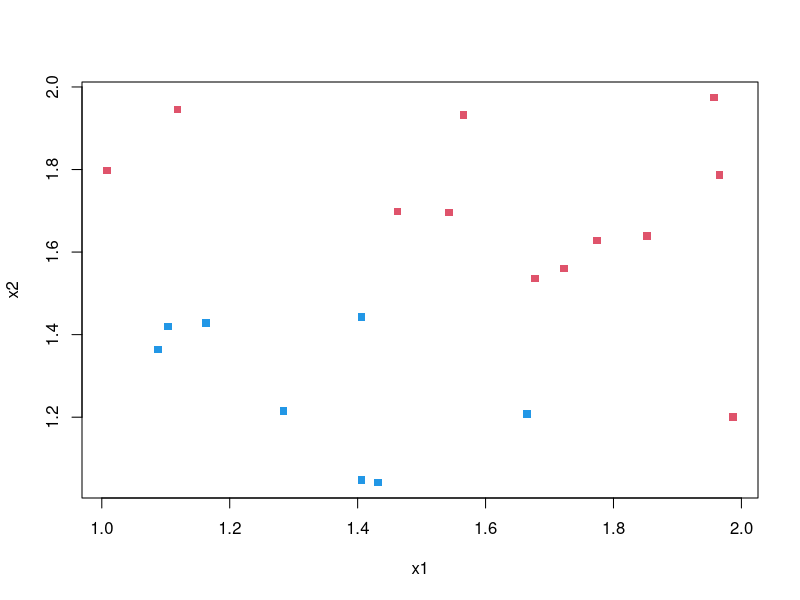
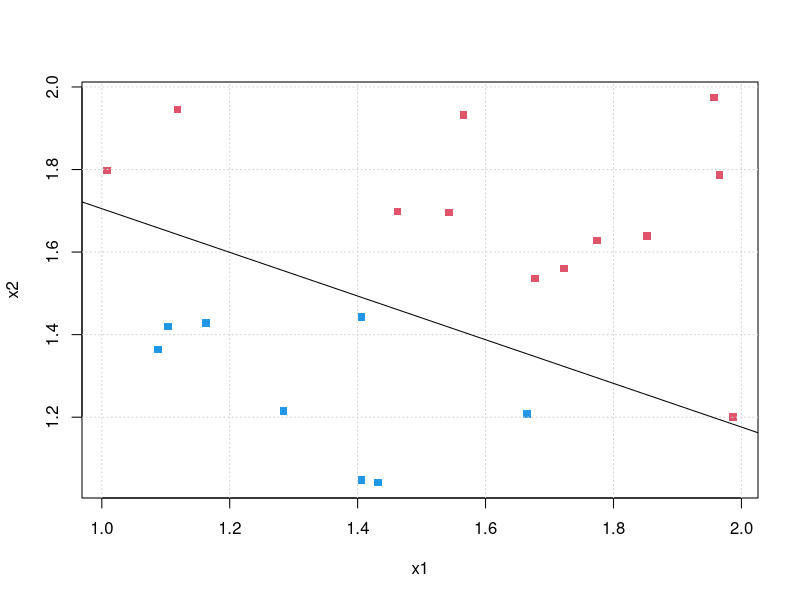

Reproduce these figures in R, in order.
## -----------------------------------------------------------------------------------------------
# generate data
set.seed(20211106)
N <- 20
x1 <- runif(N, 1, 2)
x2 <- runif(N, 1, 2)
X <- cbind(x1, x2)
y <- ifelse(x2 > -.6 * x1 + 2.35, -1, 1)

# visualize data
plot(X, col = y + 3, pch=15)


## -----------------------------------------------------------------------------------------------
perceptron = function(x, y) {
  converged = F
  n_epochs = 0
  
  iter = dim(x)[1]
  n = dim(x)[2]
  x = as.matrix(x)
  
  # initialize weights
  w = matrix(0, 3, 1)
  while (converged == F) {
    
    # iterate over data set
    for (i in 1:iter) {
      y_pred = as.numeric(sign(t(w) %*% x[i, ]))
      w = w + (y[i] - y_pred) * x[i, ]
    }
    
    # stop training if all observations are 
    # correctly classified
    if ( sum(y * (t(w) %*% t(x)) <= 0) == 0 ) {
      print('Converged sucessfully')
      converged = T
    } else {
      n_epochs = n_epochs + 1
    }
  }
  return(w)
}


## -----------------------------------------------------------------------------------------------
# add bias term to training data
x = cbind(x0 = rep(1, N), X)

# train model
w = perceptron(x, y)


## -----------------------------------------------------------------------------------------------
# compute intercept and slope for decision boundary
intercept = w[1] / -w[3]
slope = w[2] / -w[3]


## -----------------------------------------------------------------------------------------------
# visualize data and decision boundary
png(
  filename = "plots/perceptron.png",
  height = 400,
  width = 600
)
plot(X, col = y + 3, pch = 15)
grid()
abline(a=intercept, b=slope)

